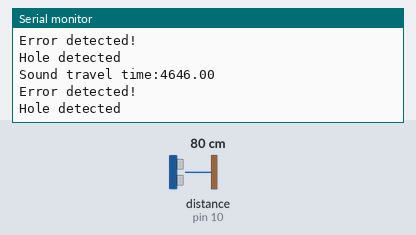
The sketch below on a simulated Arduino Uno, built with avr-gcc and run on an emulated ATmega328P. Shown: the last lines printed to the serial monitor. Wiring (inferred from the names in the program): ultrasonic range finder: trigger pin 9; echo pin 10. The inputs (shaded band) are chosen by the test bench; at power-on: distance to the obstacle (sensor on pin 10) 80 cm. The echo pulse lasts 58.3 µs per cm.

Above: at 1.8 s.
1.9 s: distance to the obstacle (sensor on pin 10) set to 2 cm
At 2.6 s:
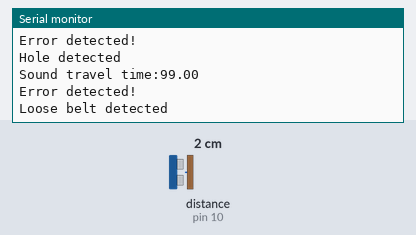
4.5 s: distance to the obstacle (sensor on pin 10) set to 4 cm
At 5.8 s:
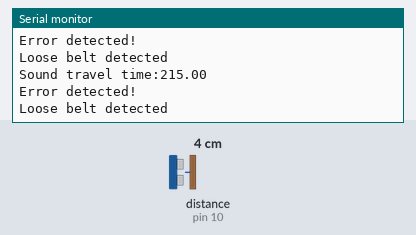
6.0 s: distance to the obstacle (sensor on pin 10) set to 120 cm
At 6.9 s:
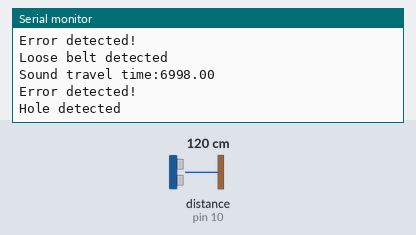
Timing chart, 0 to 9.0 s (numbered marks = the images above; inputs shaded):
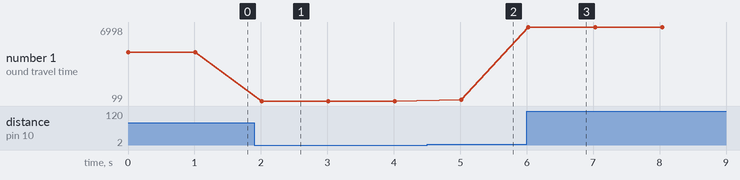

Measured:
- after the input at 1.9 s, the serial monitor: prints a new line after 0.11 s (image 1)
- after the input at 4.5 s, the serial monitor: prints a new line after 0.52 s (image 2)
- after the input at 6.0 s, the serial monitor: prints a new line at once (image 3)
- plotted number 1: 4646 → 99 after the input at 1.9 s, 99 → 215 after the input at 4.5 s, 215 → 6978 after the input at 6.0 s

The sketch:

ultraaaa.ino
```cpp
const int trigPin = 9;
const int echoPin = 10;
float duration;
float  distance;


void setup() {
  pinMode(trigPin, OUTPUT);
  pinMode(echoPin, INPUT);
  Serial.begin(9600);
}

void loop() {


  digitalWrite(trigPin, LOW);
  delayMicroseconds(2);
  digitalWrite(trigPin, HIGH);
  delayMicroseconds(10);
  digitalWrite(trigPin, LOW);
  float original_thickness = 0.2;
  float total_distance = 18.2;
  float duration_L = 600;

  duration = pulseIn(echoPin, HIGH);
  Serial.print("Sound travel time:");
  Serial.println(duration);

  distance = duration * 0.034/ 2;

  if (abs( total_distance - distance) > original_thickness) {
   Serial.println("Error detected!");
      if (duration < duration_L) {
        Serial.println("Loose belt detected");
      } else {
        Serial.println("Hole detected");
      }
  }
   else {
    float current_thickness = total_distance - distance;
    Serial.print("Current thickness is: ");
    Serial.println(current_thickness);
    float tension = map(current_thickness, 0, 0.2, 7, 0); // Example mapping, adjust as needed
    Serial.print("Tension: ");
    Serial.println(tension);
  }

  delay(1000);
}
```
